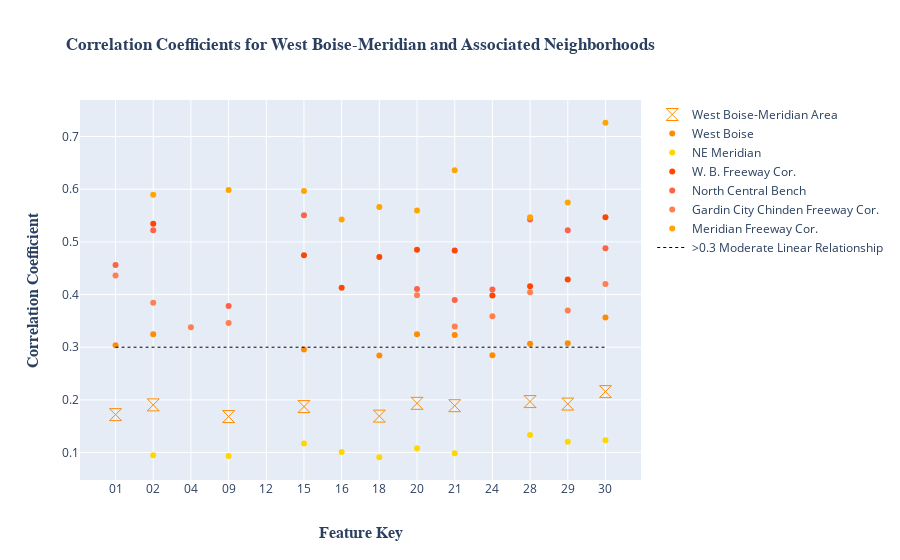

Notebook code cell kept with this figure:
### Markdown cell above
## West Boise-Meridian

### Code cell
df = pd.read_pickle('WBM-Coeff-compare.pkl')
df2 = pd.read_pickle('a-Coeff-compare.pkl')


df = pd.merge(df,df2, on = 'index', how = 'outer')

# drops rows up to TAV_Ch, below TAV_Ch = 0 and TAV_Ch = 1 
df = df.iloc[9:]

# Needed to make a key for ease a readability and to make the reference line for moderate linear 
# relationship
df= df.rename(columns = {'index' : 'Feature_Name'})
df['index'] = ['00','01','02','03','04','05','06','07','08','09','10','11','12','13','14',
             '15','16','17','18','19','20','21','22','23','24','25','26','27','28','29','30']
df['ref_line'] = .3


#this will drop rows that have less than 4 values (feature name, key, ref line, & @ least 1 value)
df = df.dropna(thresh = 4)

WBM_fig = go.Figure()

WBM_fig.add_trace(go.Scatter(x= df['index'], y=df['W_Boise_M'],
                    mode='markers',
                    marker_color = 'rgb(255,140,0)',
                    marker=dict(size= 12, symbol = "hourglass-open"),          
                    name='West Boise-Meridian Area'))

WBM_fig.add_trace(go.Scatter(x= df['index'], y=df['WBM_W_Boise'],
                    mode='markers',
                    marker_color = 'rgb(255,140,0)',
                    name='West Boise'))

WBM_fig.add_trace(go.Scatter(x= df['index'], y=df['WBM_NE_Meridian'],
                    mode='markers',  
                    marker_color='rgb(255,215,0)',  
                    name='NE Meridian'))

WBM_fig.add_trace(go.Scatter(x= df['index'], y=df['WBM_WBF_Corridor'],
                    mode='markers',  
                    marker_color='rgb(255,69,0)',     
                    name='W. B. Freeway Cor.'))

WBM_fig.add_trace(go.Scatter(x= df['index'], y=df['WBM_NC_Bench'],
                    mode='markers',
                    marker_color='rgb(255,99,71)',     
                    name='North Central Bench'))

WBM_fig.add_trace(go.Scatter(x= df['index'], y=df['WBM_GCC_Corridor'],
                    mode='markers',  
                    marker_color='rgb(255,127,80)',     
                    name='Gardin City Chinden Freeway Cor.'))


WBM_fig.add_trace(go.Scatter(x= df['index'], y=df['WBM_MF_Corridor'],
                    mode='markers',
                    marker_color='rgb(255,165,0)',     
                    name='Meridian Freeway Cor.'))

WBM_fig.add_trace(go.Scatter(x= df['index'] , y=df['ref_line'],
                    mode = 'lines',          
                    line = dict(color='Black', width=1, dash='dot'),          
                    name='>0.3 Moderate Linear Relationship'))

WBM_fig.update_layout(
    title=go.layout.Title(
        text="<b>Correlation Coefficients for West Boise-Meridian and Associated Neighborhoods<b>",
        font = dict( 
            family = 'Times New Roman'),
        xref="paper",
        x=.5
    ),
    yaxis=go.layout.YAxis(
        title=go.layout.yaxis.Title(
            text="<b>Correlation Coefficient<b>",
            font=dict(
                family="Times New Roman",
                size=16,
#                color="#7f7f7f"
            )
        )
    ),
    xaxis=go.layout.XAxis(
        type = 'category',
        title=go.layout.xaxis.Title(
            text="<b>Feature Key<b>",
            font=dict(
                family="Times New Roman",
                size=16,
#                color="#7f7f7f"
            )
        )
    ))

WBM_fig.write_image("images/WBM_fig.jpg")
WBM_fig.show()

### Figure 1 — Plotly figure (JSON) as saved in the notebook; plotly's stock layout.template omitted (floating-point values rounded to 4 significant figures)
{"data": [{"marker": {"color": "rgb(255,140,0)", "size": 12, "symbol": "hourglass-open"}, "mode": "markers", "name": "West Boise-Meridian Area", "type": "scatter", "x": ["01", "02", "04", "09", "12", "15", "16", "18", "20", "21", "24", "28", "29", "30"], "y": [0.172, 0.1905, null, 0.1683, null, 0.1873, null, 0.1692, 0.1934, 0.189, null, 0.1968, 0.1921, 0.2157]}, {"marker": {"color": "rgb(255,140,0)"}, "mode": "markers", "name": "West Boise", "type": "scatter", "x": ["01", "02", "04", "09", "12", "15", "16", "18", "20", "21", "24", "28", "29", "30"], "y": [0.3036, 0.3245, null, null, null, 0.2955, null, 0.2842, 0.3245, 0.323, 0.2848, 0.3066, 0.3074, 0.3562]}, {"marker": {"color": "rgb(255,215,0)"}, "mode": "markers", "name": "NE Meridian", "type": "scatter", "x": ["01", "02", "04", "09", "12", "15", "16", "18", "20", "21", "24", "28", "29", "30"], "y": [null, 0.09502, null, 0.09364, null, 0.1174, 0.1013, 0.09111, 0.1081, 0.09849, null, 0.1335, 0.1207, 0.1234]}, {"marker": {"color": "rgb(255,69,0)"}, "mode": "markers", "name": "W. B. Freeway Cor.", "type": "scatter", "x": ["01", "02", "04", "09", "12", "15", "16", "18", "20", "21", "24", "28", "29", "30"], "y": [null, 0.5346, null, null, null, 0.4746, 0.4131, 0.4711, 0.4849, 0.4838, 0.398, 0.4155, 0.4285, 0.5469]}, {"marker": {"color": "rgb(255,99,71)"}, "mode": "markers", "name": "North Central Bench", "type": "scatter", "x": ["01", "02", "04", "09", "12", "15", "16", "18", "20", "21", "24", "28", "29", "30"], "y": [0.456, 0.522, null, 0.378, null, 0.5506, null, null, 0.4103, 0.3894, 0.4094, 0.5423, 0.5219, 0.4878]}, {"marker": {"color": "rgb(255,127,80)"}, "mode": "markers", "name": "Gardin City Chinden Freeway Cor.", "type": "scatter", "x": ["01", "02", "04", "09", "12", "15", "16", "18", "20", "21", "24", "28", "29", "30"], "y": [0.4363, 0.3846, 0.3377, 0.3458, null, null, null, null, 0.3988, 0.3392, 0.3588, 0.4045, 0.3697, 0.4201]}, {"marker": {"color": "rgb(255,165,0)"}, "mode": "markers", "name": "Meridian Freeway Cor.", "type": "scatter", "x": ["01", "02", "04", "09", "12", "15", "16", "18", "20", "21", "24", "28", "29", "30"], "y": [null, 0.5893, null, 0.5982, null, 0.5967, 0.5426, 0.5663, 0.5597, 0.636, null, 0.5466, 0.5746, 0.7261]}, {"line": {"color": "Black", "dash": "dot", "width": 1}, "mode": "lines", "name": ">0.3 Moderate Linear Relationship", "type": "scatter", "x": ["01", "02", "04", "09", "12", "15", "16", "18", "20", "21", "24", "28", "29", "30"], "y": [0.3, 0.3, 0.3, 0.3, 0.3, 0.3, 0.3, 0.3, 0.3, 0.3, 0.3, 0.3, 0.3, 0.3]}], "layout": {"title": {"font": {"family": "Times New Roman"}, "text": "<b>Correlation Coefficients for West Boise-Meridian and Associated Neighborhoods<b>", "x": 0.5, "xref": "paper"}, "xaxis": {"title": {"font": {"family": "Times New Roman", "size": 16}, "text": "<b>Feature Key<b>"}, "type": "category"}, "yaxis": {"title": {"font": {"family": "Times New Roman", "size": 16}, "text": "<b>Correlation Coefficient<b>"}}}}
